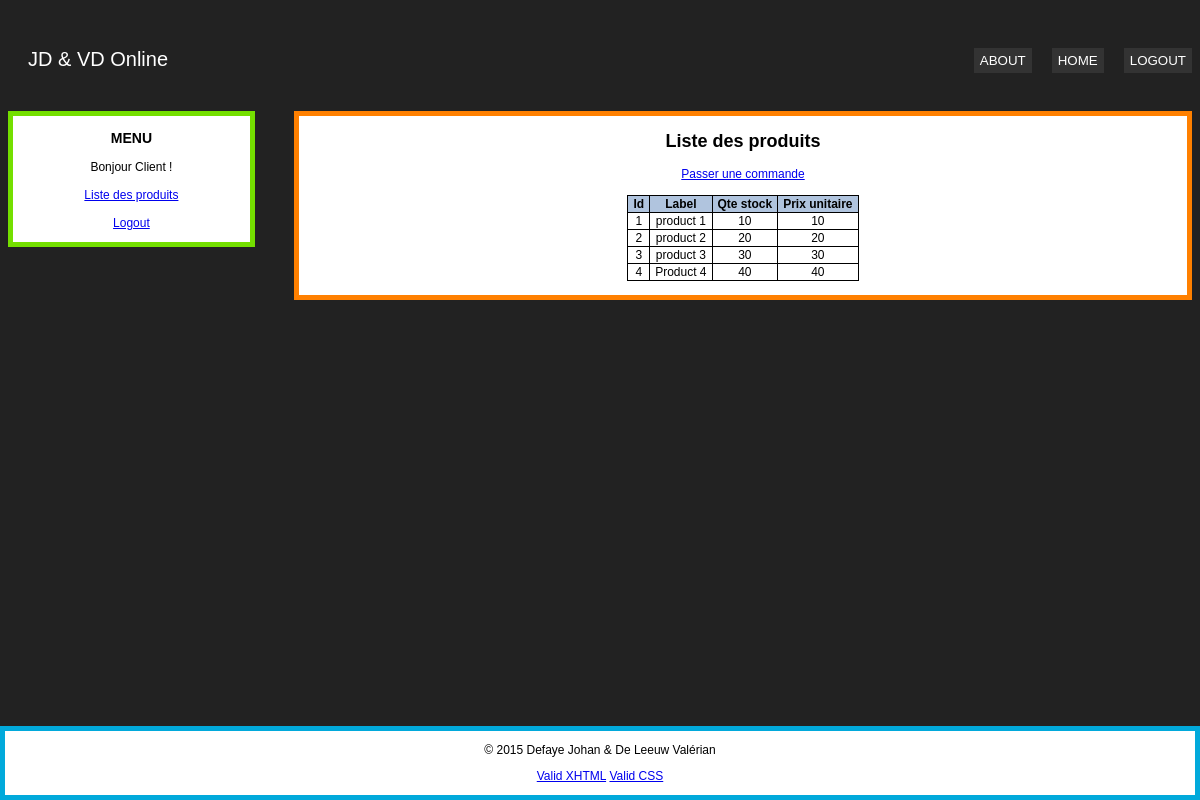
The app's page /product.php (signed in) with its own data.
### tables this page shows
CREATE TABLE IF NOT EXISTS `product` (
  `pr_id` int(11) NOT NULL AUTO_INCREMENT,
  `pr_label` varchar(80) NOT NULL,
  `pr_stock_qty` int(11) NOT NULL,
  `pr_unit_price` float NOT NULL,
  PRIMARY KEY (`pr_id`),
  KEY `pr_label` (`pr_label`)
);

### product.php (the view, shortened to what this page needs)
<?php
require_once('view/document.php');
$url='http://'.$_SERVER['HTTP_HOST'].'/jdvd';
$pdo = new PDO("mysql:host=localhost;dbname=jdvdbd","jdvdbd", "jdvdbd");
$res=$pdo->query("SELECT * FROM product;");
echo "<a href=\"$url/controller/controller_command.php?action=ajout\">Passer une commande</a> \n";
echo "<br/> <br/> \n";
?>
<table>
	<tr>
		<th>Id</th>
		<th>Label</th>
		<th>Qte stock</th>
		<th>Prix unitaire</th>
	</tr>
<?php
while($tableau=$res->fetch(PDO::FETCH_NUM)){ ?>
	<tr>
		<td> <?php echo "$tableau[0]"; ?> </td>
		<td> <?php echo "$tableau[1]"; ?> </td>
		<td> <?php echo "$tableau[2]"; ?> </td>
		<td> <?php echo "$tableau[3]"; ?> </td>
	</tr>
<?php }
echo "</table> \n";
echo "<br/> \n" ;
?>

### css/global.css (style rules this page uses)
body { font:12px Arial; background-color:#222; }
table { border-collapse:collapse; margin-left:auto; margin-right:auto; }
td { padding-left:5px; padding-right:5px; border:1px solid black; }
th { padding-left:5px; padding-right:5px; border:1px solid black; background-color:#B0C4DE; }

### records on screen
product: pr_id "1", pr_label "product 1", pr_stock_qty "10", pr_unit_price "10"
product: pr_id "2", pr_label "product 2", pr_stock_qty "20", pr_unit_price "20"
product: pr_id "3", pr_label "product 3", pr_stock_qty "30", pr_unit_price "30"
product: pr_id "4", pr_label "Product 4", pr_stock_qty "40", pr_unit_price "40"

### other values on screen
$title "Liste des produits"
